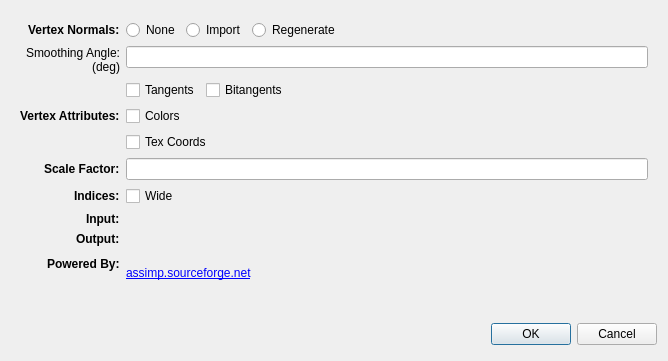
<?xml version="1.0" encoding="UTF-8"?>
<ui version="4.0">
 <class>MeshImportDialog</class>
 <widget class="QDialog" name="MeshImportDialog">
  <property name="geometry">
   <rect>
    <x>0</x>
    <y>0</y>
    <width>668</width>
    <height>361</height>
   </rect>
  </property>
  <property name="sizePolicy">
   <sizepolicy hsizetype="Preferred" vsizetype="Fixed">
    <horstretch>0</horstretch>
    <verstretch>0</verstretch>
   </sizepolicy>
  </property>
  <property name="windowTitle">
   <string>Mesh Import</string>
  </property>
  <property name="windowIcon">
   <iconset resource="../resource/breezEd.qrc">
    <normaloff>:/breezEd/icons/tree/asset</normaloff>:/breezEd/icons/tree/asset</iconset>
  </property>
  <layout class="QVBoxLayout" name="verticalLayout">
   <item>
    <widget class="QWidget" name="centerWidget" native="true">
     <property name="sizePolicy">
      <sizepolicy hsizetype="Expanding" vsizetype="Expanding">
       <horstretch>0</horstretch>
       <verstretch>0</verstretch>
      </sizepolicy>
     </property>
     <layout class="QFormLayout" name="formLayout">
      <property name="fieldGrowthPolicy">
       <enum>QFormLayout::AllNonFixedFieldsGrow</enum>
      </property>
      <property name="labelAlignment">
       <set>Qt::AlignRight|Qt::AlignTrailing|Qt::AlignVCenter</set>
      </property>
      <item row="0" column="0">
       <widget class="QLabel" name="normalsLabel">
        <property name="font">
         <font>
          <weight>75</weight>
          <bold>true</bold>
         </font>
        </property>
        <property name="text">
         <string>Vertex Normals:</string>
        </property>
       </widget>
      </item>
      <item row="0" column="1">
       <layout class="QHBoxLayout" name="horizontalLayout">
        <item>
         <widget class="QRadioButton" name="noNormalsRadioButton">
          <property name="sizePolicy">
           <sizepolicy hsizetype="Fixed" vsizetype="Fixed">
            <horstretch>0</horstretch>
            <verstretch>0</verstretch>
           </sizepolicy>
          </property>
          <property name="text">
           <string>None</string>
          </property>
         </widget>
        </item>
        <item>
         <widget class="QRadioButton" name="normalsRadioButton">
          <property name="sizePolicy">
           <sizepolicy hsizetype="Fixed" vsizetype="Fixed">
            <horstretch>0</horstretch>
            <verstretch>0</verstretch>
           </sizepolicy>
          </property>
          <property name="text">
           <string>Import</string>
          </property>
         </widget>
        </item>
        <item>
         <widget class="QRadioButton" name="regenerateNormalsRadioButton">
          <property name="sizePolicy">
           <sizepolicy hsizetype="Fixed" vsizetype="Fixed">
            <horstretch>0</horstretch>
            <verstretch>0</verstretch>
           </sizepolicy>
          </property>
          <property name="text">
           <string>Regenerate</string>
          </property>
         </widget>
        </item>
        <item>
         <spacer name="horizontalSpacer">
          <property name="orientation">
           <enum>Qt::Horizontal</enum>
          </property>
          <property name="sizeHint" stdset="0">
           <size>
            <width>40</width>
            <height>20</height>
           </size>
          </property>
         </spacer>
        </item>
       </layout>
      </item>
      <item row="1" column="0">
       <widget class="QLabel" name="smoothingAngleLabel">
        <property name="text">
         <string>Smoothing Angle:
(deg)</string>
        </property>
        <property name="alignment">
         <set>Qt::AlignRight|Qt::AlignTrailing|Qt::AlignVCenter</set>
        </property>
       </widget>
      </item>
      <item row="1" column="1">
       <widget class="QLineEdit" name="smoothingAngleLineEdit"/>
      </item>
      <item row="2" column="1">
       <layout class="QHBoxLayout" name="horizontalLayout_2">
        <item>
         <widget class="QCheckBox" name="tangentsCheckBox">
          <property name="sizePolicy">
           <sizepolicy hsizetype="Fixed" vsizetype="Fixed">
            <horstretch>0</horstretch>
            <verstretch>0</verstretch>
           </sizepolicy>
          </property>
          <property name="text">
           <string>Tangents</string>
          </property>
         </widget>
        </item>
        <item>
         <widget class="QCheckBox" name="bitangentsCheckBox">
          <property name="sizePolicy">
           <sizepolicy hsizetype="Fixed" vsizetype="Fixed">
            <horstretch>0</horstretch>
            <verstretch>0</verstretch>
           </sizepolicy>
          </property>
          <property name="text">
           <string>Bitangents</string>
          </property>
         </widget>
        </item>
        <item>
         <spacer name="horizontalSpacer_2">
          <property name="orientation">
           <enum>Qt::Horizontal</enum>
          </property>
          <property name="sizeHint" stdset="0">
           <size>
            <width>40</width>
            <height>20</height>
           </size>
          </property>
         </spacer>
        </item>
       </layout>
      </item>
      <item row="3" column="0">
       <widget class="QLabel" name="attributesLabel">
        <property name="font">
         <font>
          <weight>75</weight>
          <bold>true</bold>
         </font>
        </property>
        <property name="text">
         <string>Vertex Attributes:</string>
        </property>
       </widget>
      </item>
      <item row="3" column="1">
       <widget class="QCheckBox" name="colorsCheckBox">
        <property name="sizePolicy">
         <sizepolicy hsizetype="Fixed" vsizetype="Fixed">
          <horstretch>0</horstretch>
          <verstretch>0</verstretch>
         </sizepolicy>
        </property>
        <property name="text">
         <string>Colors</string>
        </property>
       </widget>
      </item>
      <item row="4" column="1">
       <widget class="QCheckBox" name="texCoordsCheckBox">
        <property name="sizePolicy">
         <sizepolicy hsizetype="Fixed" vsizetype="Fixed">
          <horstretch>0</horstretch>
          <verstretch>0</verstretch>
         </sizepolicy>
        </property>
        <property name="text">
         <string>Tex Coords</string>
        </property>
       </widget>
      </item>
      <item row="5" column="0">
       <widget class="QLabel" name="scaleLabel">
        <property name="font">
         <font>
          <weight>75</weight>
          <bold>true</bold>
         </font>
        </property>
        <property name="text">
         <string>Scale Factor:</string>
        </property>
       </widget>
      </item>
      <item row="5" column="1">
       <widget class="QLineEdit" name="scaleFactorLineEdit"/>
      </item>
      <item row="6" column="0">
       <widget class="QLabel" name="indicesLabel">
        <property name="font">
         <font>
          <weight>75</weight>
          <bold>true</bold>
         </font>
        </property>
        <property name="text">
         <string>Indices:</string>
        </property>
       </widget>
      </item>
      <item row="6" column="1">
       <widget class="QCheckBox" name="indicesCheckBox">
        <property name="sizePolicy">
         <sizepolicy hsizetype="Fixed" vsizetype="Fixed">
          <horstretch>0</horstretch>
          <verstretch>0</verstretch>
         </sizepolicy>
        </property>
        <property name="text">
         <string>Wide</string>
        </property>
       </widget>
      </item>
      <item row="9" column="1">
       <widget class="QLabel" name="assimpLink">
        <property name="text">
         <string>&lt;html&gt;&lt;head/&gt;&lt;body&gt;&lt;p&gt;&lt;a href=&quot;http://assimp.sourceforge.net&quot;&gt;&lt;img src=&quot;:/breezEd/images/banners/assimp&quot;/&gt;&lt;br/&gt;&lt;span style=&quot; text-decoration: underline; color:#0000ff;&quot;&gt;assimp.sourceforge.net&lt;/span&gt;&lt;/a&gt;&lt;/p&gt;&lt;/body&gt;&lt;/html&gt;</string>
        </property>
        <property name="openExternalLinks">
         <bool>true</bool>
        </property>
       </widget>
      </item>
      <item row="9" column="0">
       <widget class="QLabel" name="poweredLabel">
        <property name="font">
         <font>
          <weight>75</weight>
          <bold>true</bold>
         </font>
        </property>
        <property name="text">
         <string>Powered By:</string>
        </property>
       </widget>
      </item>
      <item row="7" column="0">
       <widget class="QLabel" name="inputLabel">
        <property name="font">
         <font>
          <weight>75</weight>
          <bold>true</bold>
         </font>
        </property>
        <property name="text">
         <string>Input:</string>
        </property>
       </widget>
      </item>
      <item row="8" column="0">
       <widget class="QLabel" name="outputLabel">
        <property name="font">
         <font>
          <weight>75</weight>
          <bold>true</bold>
         </font>
        </property>
        <property name="text">
         <string>Output:</string>
        </property>
       </widget>
      </item>
      <item row="7" column="1">
       <widget class="BrowseWidget" name="inputWidget" native="true"/>
      </item>
      <item row="8" column="1">
       <widget class="BrowseWidget" name="outputWidget" native="true"/>
      </item>
     </layout>
    </widget>
   </item>
   <item>
    <layout class="QHBoxLayout">
     <property name="spacing">
      <number>6</number>
     </property>
     <property name="margin">
      <number>0</number>
     </property>
     <item>
      <spacer>
       <property name="orientation">
        <enum>Qt::Horizontal</enum>
       </property>
       <property name="sizeHint" stdset="0">
        <size>
         <width>131</width>
         <height>31</height>
        </size>
       </property>
      </spacer>
     </item>
     <item>
      <widget class="QPushButton" name="okButton">
       <property name="text">
        <string>OK</string>
       </property>
      </widget>
     </item>
     <item>
      <widget class="QPushButton" name="cancelButton">
       <property name="text">
        <string>Cancel</string>
       </property>
      </widget>
     </item>
    </layout>
   </item>
  </layout>
 </widget>
 <customwidgets>
  <customwidget>
   <class>BrowseWidget</class>
   <extends>QWidget</extends>
   <header>Widgets/BrowseWidget.h</header>
   <container>1</container>
  </customwidget>
 </customwidgets>
 <resources>
  <include location="../resource/breezEd.qrc"/>
 </resources>
 <connections>
  <connection>
   <sender>okButton</sender>
   <signal>clicked()</signal>
   <receiver>MeshImportDialog</receiver>
   <slot>accept()</slot>
   <hints>
    <hint type="sourcelabel">
     <x>278</x>
     <y>253</y>
    </hint>
    <hint type="destinationlabel">
     <x>96</x>
     <y>254</y>
    </hint>
   </hints>
  </connection>
  <connection>
   <sender>cancelButton</sender>
   <signal>clicked()</signal>
   <receiver>MeshImportDialog</receiver>
   <slot>reject()</slot>
   <hints>
    <hint type="sourcelabel">
     <x>369</x>
     <y>253</y>
    </hint>
    <hint type="destinationlabel">
     <x>179</x>
     <y>282</y>
    </hint>
   </hints>
  </connection>
 </connections>
</ui>
